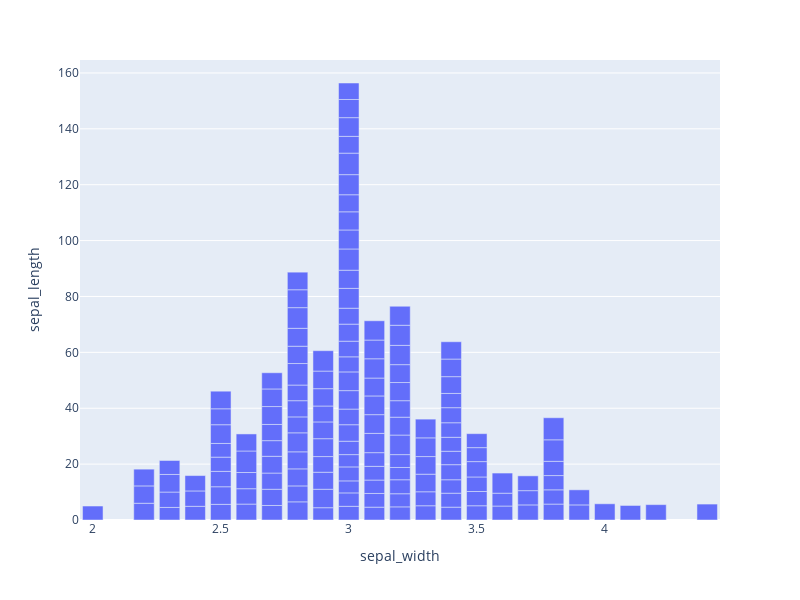

The cell this chart's notebook holds for it:
### Code cell
import plotly.express as px 

# using the iris dataset
df = px.data.iris() 

# plotting the bar chart
fig.update_layout(
    width=800,  # width in pixels
    height=600)
fig = px.bar(df, x="sepal_width", y="sepal_length") 
fig.update_layout(
    width=800,  # width in pixels
    height=600  # height in pixels
)
# showing the plot
fig.show()

### Figure 1 — Plotly figure (JSON) as saved in the notebook; plotly's stock layout.template omitted (floating-point values rounded to 4 significant figures; data arrays with more than 128 entries replaced by an {"elided": "..."} marker saying what was removed)
{"data": [{"alignmentgroup": "True", "hovertemplate": "sepal_width=%{x}<br>sepal_length=%{y}<extra></extra>", "legendgroup": "", "marker": {"color": "#636efa", "pattern": {"shape": ""}}, "name": "", "offsetgroup": "", "orientation": "v", "showlegend": false, "textposition": "auto", "type": "bar", "x": {"elided": "150 float values"}, "xaxis": "x", "y": {"elided": "150 float values"}, "yaxis": "y"}], "layout": {"barmode": "relative", "height": 600, "legend": {"tracegroupgap": 0}, "margin": {"t": 60}, "width": 800, "xaxis": {"anchor": "y", "autorange": true, "domain": [0, 1], "range": [1.95, 4.45], "title": {"text": "sepal_width"}, "type": "linear"}, "yaxis": {"anchor": "x", "autorange": true, "domain": [0, 1], "range": [0, 164.6], "title": {"text": "sepal_length"}, "type": "linear"}}}
